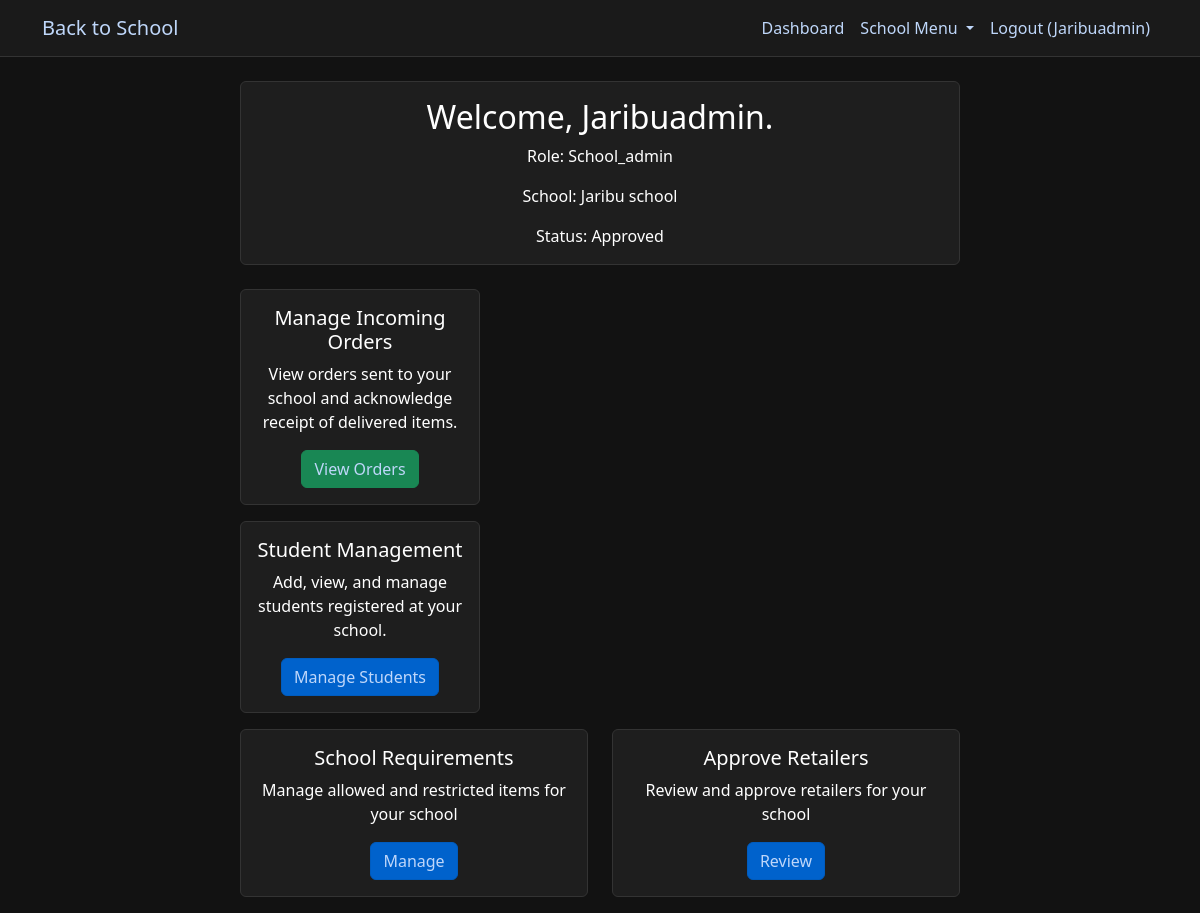
Page /dashboard (signed in) on the committed database.
### app.py (models this page shows, shortened)
class User(db.Model):
    id = db.Column(db.Integer, primary_key=True)
    username = db.Column(db.String(80), unique=True, nullable=False)
    email = db.Column(db.String(120), unique=True, nullable=False)
    password_hash = db.Column(db.String(128))
    role = db.Column(db.String(20))  # app_admin, parent, student, school_admin, retailer, donor
    is_approved = db.Column(db.Boolean, default=False)
    created_at = db.Column(db.DateTime, default=datetime.utcnow)
    reset_token = db.Column(db.String(100), unique=True)
    reset_token_expiration = db.Column(db.DateTime)
    school_id = db.Column(db.Integer, db.ForeignKey('school.id'))
    school = db.relationship('School', backref='users')
    children = db.relationship(
        'User',
        secondary=parent_student_association,
        primaryjoin=(parent_student_association.c.parent_id == id),
        secondaryjoin=(parent_student_association.c.student_id == id),
        backref=db.backref('parents'),
        lazy='dynamic'
    )

class School(db.Model):
    id = db.Column(db.Integer, primary_key=True)
    name = db.Column(db.String(100), nullable=False)
    address = db.Column(db.String(200))
    is_approved = db.Column(db.Boolean, default=False)
    requirements = db.relationship('SchoolRequirement', backref='school', lazy=True)

### app.py (the view)
@app.route('/dashboard')
@login_required
def dashboard():
    user = db.session.get(User, session['user_id'])
    return render_template('dashboard.html', user=user)

### app.py (called while the page is built)
def login_required(f):
    @wraps(f)
    def decorated_function(*args, **kwargs):
        if 'user_id' not in session:
            flash('Please log in to access this page', 'error')
            return redirect(url_for('login'))
        return f(*args, **kwargs)
    return decorated_function

@app.before_request
def load_logged_in_user():
    user_id = session.get('user_id')
    if user_id is None:
        g.user = None
    else:
        g.user = db.session.get(User, user_id)

@app.context_processor
def inject_user():
    return dict(current_user=g.user)

@app.context_processor
def inject_cart_item_count():
    if 'user_id' not in session or session.get('role') not in ['parent', 'student']:
        return {'cart_item_count': 0}
    cart = Cart.query.filter_by(user_id=session['user_id']).first()
    if not cart:
        return {'cart_item_count': 0}
    count = db.session.query(db.func.sum(CartItem.quantity)).filter_by(cart_id=cart.id).scalar() or 0
    return {'cart_item_count': count}

### templates/dashboard.html (shortened to what this page needs)
{% extends "base.html" %}
{% block content %}
<div class="container">
    <div class="row">
        <div class="col-md-8 mx-auto text-center">
            <div class="card mb-4">
                <div class="card-body">
                    <h2 class="card-title">Welcome, {{ user.username }}.</h2>
                    <p class="card-text">Role: {{ user.role|capitalize }}</p>
                    {% if user.role == 'school_admin' and user.school %}
                        <p class="card-text">School: {{ user.school.name }}</p>
                        <p class="card-text">Status: {{ 'Approved' if user.school.is_approved else 'Pending Approval' }}</p>
                    {% endif %}
                </div>
            </div>
            {% if user.role == 'school_admin' %}
            <div class="col-md-4 mb-3">
                <div class="card h-100">
                    <div class="card-body">
                        <h5 class="card-title">Manage Incoming Orders</h5>
                        <p class="card-text">View orders sent to your school and acknowledge receipt of delivered items.</p>
                        <a href="{{ url_for('order_list') }}" class="btn btn-success">View Orders</a>
                    </div>
                </div>
            </div>
            <div class="col-md-4 mb-3">
                <div class="card h-100">
                    <div class="card-body">
                        <h5 class="card-title">Student Management</h5>
                        <p class="card-text">Add, view, and manage students registered at your school.</p>
                        <a href="{{ url_for('manage_students') }}" class="btn btn-primary">Manage Students</a>
                    </div>
                </div>
            </div>
                <div class="row">
                    <div class="col-md-6 mb-3">
                        <div class="card h-100">
                            <div class="card-body">
                                <h5 class="card-title">School Requirements</h5>
                                <p class="card-text">Manage allowed and restricted items for your school</p>
                                <a href="{{ url_for('manage_requirements') }}" class="btn btn-primary">Manage</a>
                            </div>
                        </div>
                    </div>
                    <div class="col-md-6 mb-3">
                        <div class="card h-100">
                            <div class="card-body">
                                <h5 class="card-title">Approve Retailers</h5>
                                <p class="card-text">Review and approve retailers for your school</p>
                                <a href="{{ url_for('approve_retailers') }}" class="btn btn-primary">Review</a>
                            </div>
                        </div>
                    </div>
                </div>
            {% endif %}
        </div>
    </div>
</div>
{% endblock %}

### templates/base.html (shortened to what this page needs)
<!DOCTYPE html>
<html lang="en">
<head>
    <link href="https://cdn.jsdelivr.net/npm/bootstrap@5.3.0/dist/css/bootstrap.min.css" rel="stylesheet">
</head>
<body>
<nav class="navbar navbar-expand-lg navbar-dark">
    <div class="container">
        <a class="navbar-brand" href="{{ url_for('home') }}">Back to School</a>
        <div class="collapse navbar-collapse" id="navbarNav">
            <ul class="navbar-nav ms-auto">
                {% if 'user_id' in session %}
                    <li class="nav-item">
                        <a class="nav-link" href="{{ url_for('dashboard') }}">Dashboard</a>
                    </li>
                    {% if session['role'] == 'school_admin' %}
                    <li class="nav-item dropdown">
                            <a class="nav-link dropdown-toggle" href="#" id="schoolAdminDropdown" role="button" data-bs-toggle="dropdown">
                                School Menu
                            </a>
                        </li>
                    {% endif %}
                    <li class="nav-item">
                        {% if current_user %}
                        <a class="nav-link" href="{{ url_for('logout') }}">Logout ({{ current_user.username }})</a>
                        {% else %}
                        <a class="nav-link" href="{{ url_for('logout') }}">Logout</a>
                        {% endif %}
                    </li>
                {% endif %}
            </ul>
        </div>
    </div>
</nav>
    <div class="container mt-4">
        {% block content %}{% endblock %}
    </div>
</body>
</html>

### templates/base.html (style rules this page uses)
body { background-color: #121212; color: #ffffff; }
h1, h2, h3, h4, h5, h6, span, p { color: #ffffff !important; }
a { color:rgb(191, 215, 250) !important; }
.navbar { background-color: #1a1a1a !important; border-bottom: 1px solid #333; }
.card { background-color: #1e1e1e; border: 1px solid #333; }
.btn-primary { background-color: #0062cc; border-color: #005cbf; }

### rows in the picture
User: username "Jaribuadmin", role "School_admin"
School: school.name "Jaribu school", is_approved "Approved"
